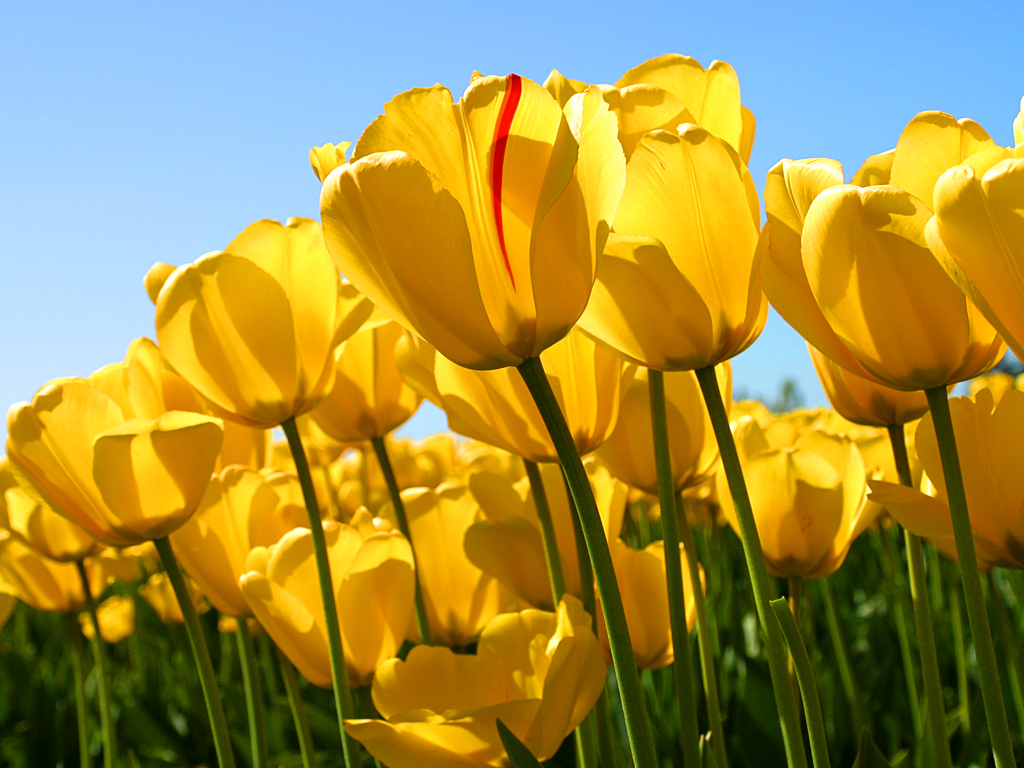
//> input picture opencv/sample1.jpg, 1024 x 768 px
$ ./opencv2   (built with g++ and OpenCV 4)
//> lines starting //> are read from the running program, lines starting //| are printed output that depends on the picture; after the words box and inside, x2 and y2 are one past the last pixel; in counts of white or black regions, pixels touching at a corner belong together
#include <opencv2/highgui/highgui.hpp>
#include <opencv2/imgproc/imgproc.hpp>

using namespace cv;

int main(int argc, char** argv) {

    Mat image1 = imread("sample1.jpg", IMREAD_COLOR);
//> image1 is the input picture: 768 rows x 1024 cols, CV_8UC3; mean B, G, R 66.7, 143.3, 161.3
    Mat image2 = imread("sample2.jpg", IMREAD_COLOR);
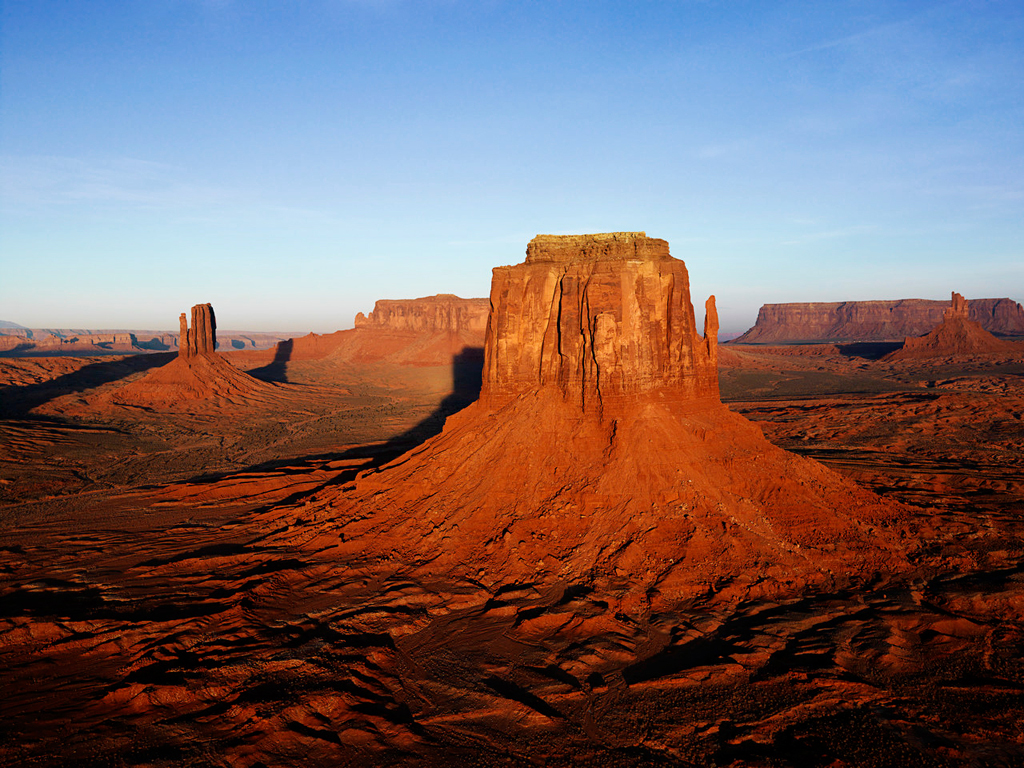
//> input picture opencv/sample2.jpg, 1024 x 768 px
//> image2 is the input picture: 768 rows x 1024 cols, CV_8UC3; mean B, G, R 100.1, 99.2, 119.4

    Mat image_add = Mat::zeros(image1.size(), image1.type());
    Mat image_sub = Mat::zeros(image1.size(), image1.type());
    Mat image_mul = Mat::zeros(image1.size(), image1.type());
    Mat image_div = Mat::zeros(image1.size(), image1.type());

    Mat image_gray1 = Mat::zeros(image1.size(), CV_8UC1);
    Mat image_gray2 = Mat::zeros(image1.size(), CV_8UC1);
    Mat image_white = Mat::zeros(image1.size(), CV_8UC1);
    Mat image_gray_sub = Mat::zeros(image1.size(), CV_8UC1);

    add(image1, image2, image_add);
    subtract(image1, image2, image_sub);
    multiply(image1, image2, image_mul);
    divide(image1, image2, image_div);

    cvtColor(image1, image_gray1, COLOR_BGR2GRAY);
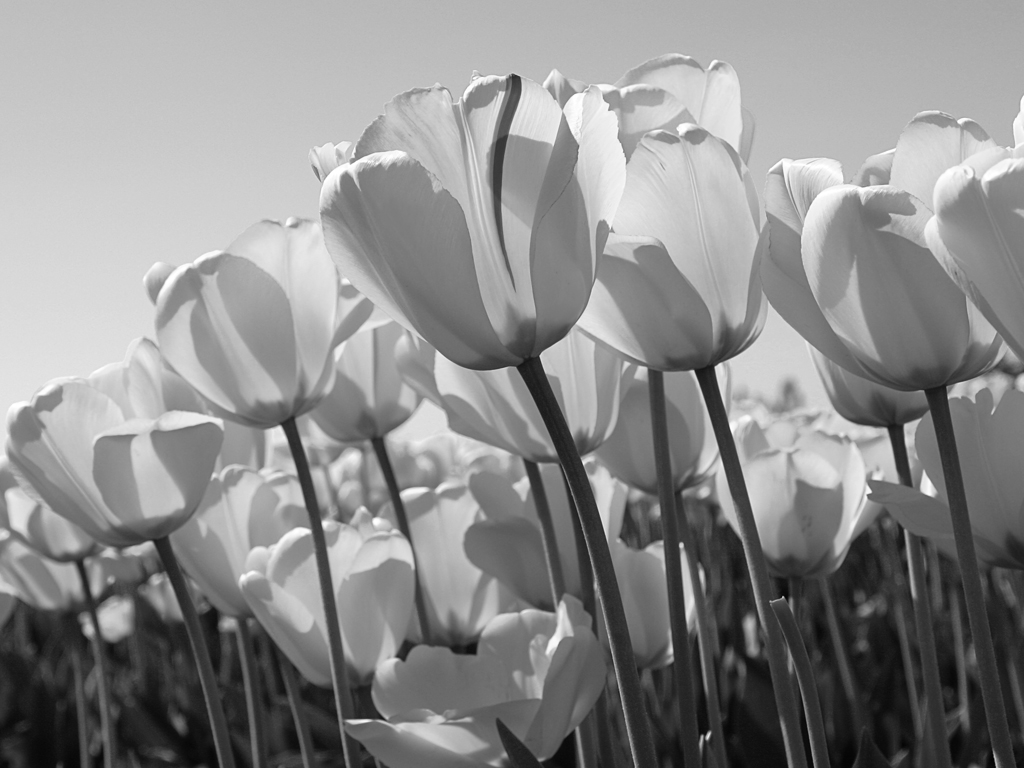
//> image_gray1: 768 rows x 1024 cols, CV_8UC1; min 1, max 255, mean 139.9
    cvtColor(image2, image_gray2, COLOR_BGR2GRAY);
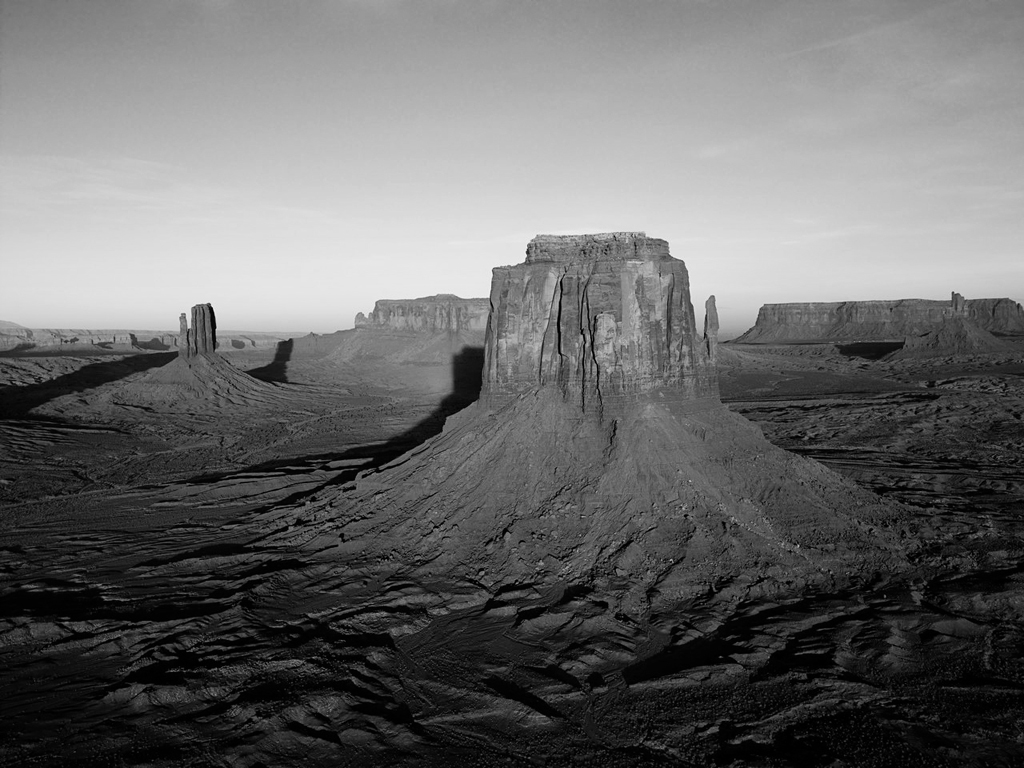
//> image_gray2: 768 rows x 1024 cols, CV_8UC1; min 0, max 245, mean 105.3
    absdiff(image_gray1, image_gray2, image_gray_sub);
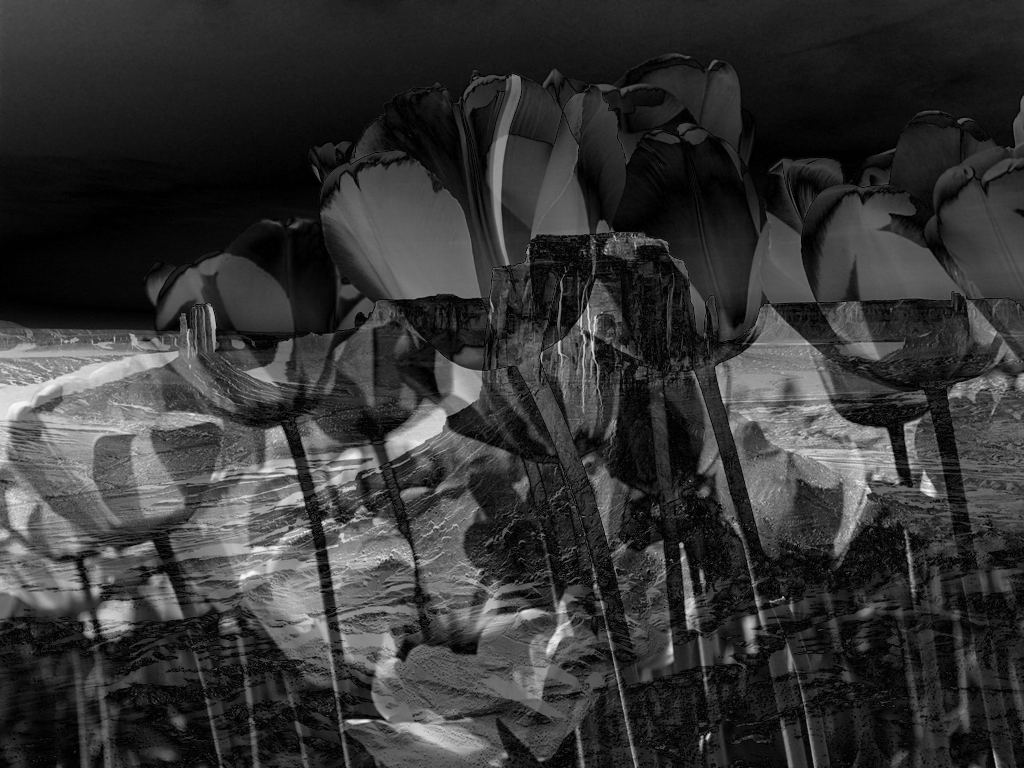
//> image_gray_sub: 768 rows x 1024 cols, CV_8UC1; min 0, max 250, mean 52.7
    threshold(image_gray_sub, image_white, 100, 255, THRESH_BINARY);
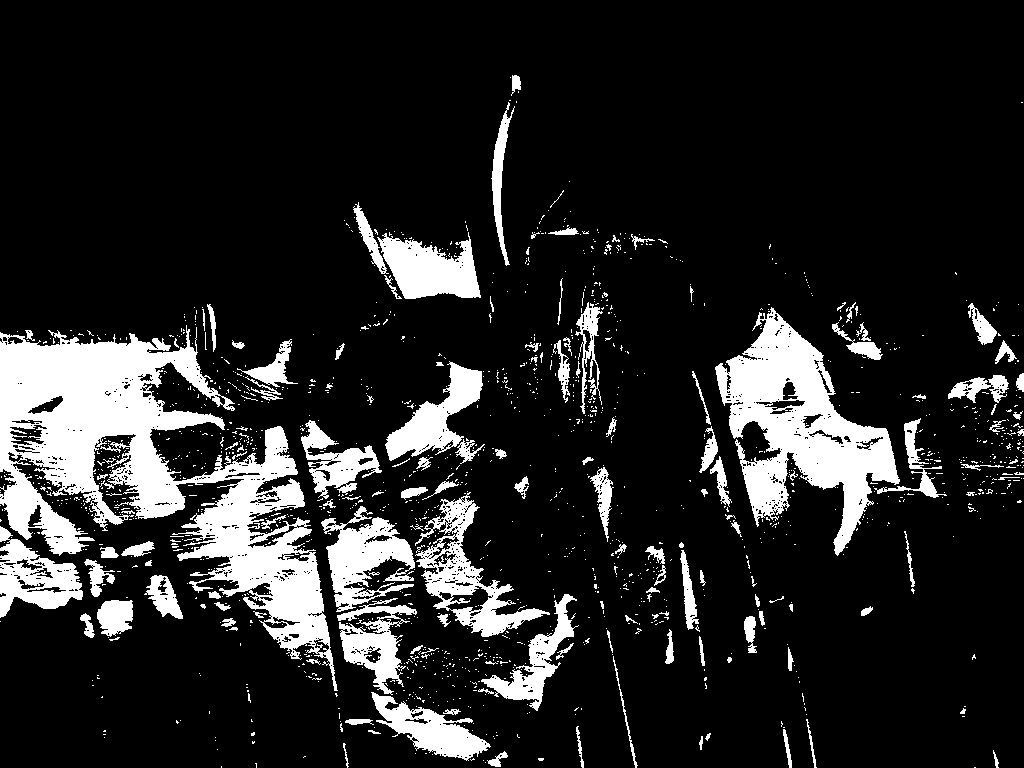
//> image_white: 768 rows x 1024 cols, CV_8UC1; 14.9% white; 1482 white regions (1337 under 20 px), largest, box (x1, y1, x2, y2) and area: (0, 325, 338, 691) 42141, (715, 307, 900, 556) 18262, (415, 492, 550, 637) 5239

    imshow("IMAGE_1", image1);
    imshow("IMAGE_2", image2);
    imshow("IMAGE_ADDITION", image_add);
    imshow("IMAGE_SUBSTRACTION", image_sub);
    imshow("IMAGE_MULTIPLICATION", image_mul);
    imshow("IMAGE_DIVISION", image_div);
    imshow("IMAGE_GRAY1", image_gray1);
    imshow("IMAGE_GRAY2", image_gray2);
    imshow("IMAGE_WHITE", image_white);

    waitKey(0);

    destroyAllWindows();

    return 0;
}
